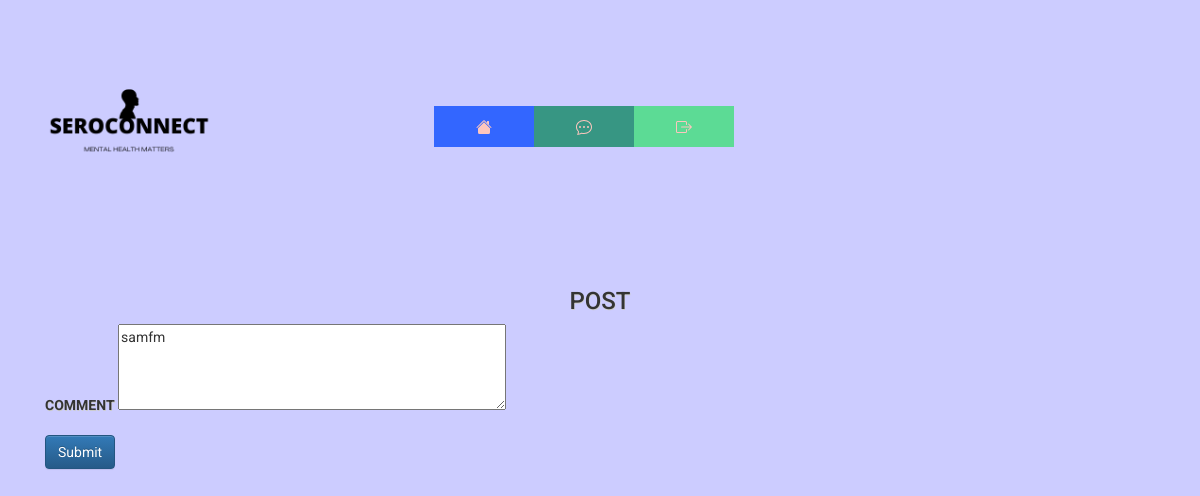
Page /comment/edit/1 (signed in) on the earlier database version.
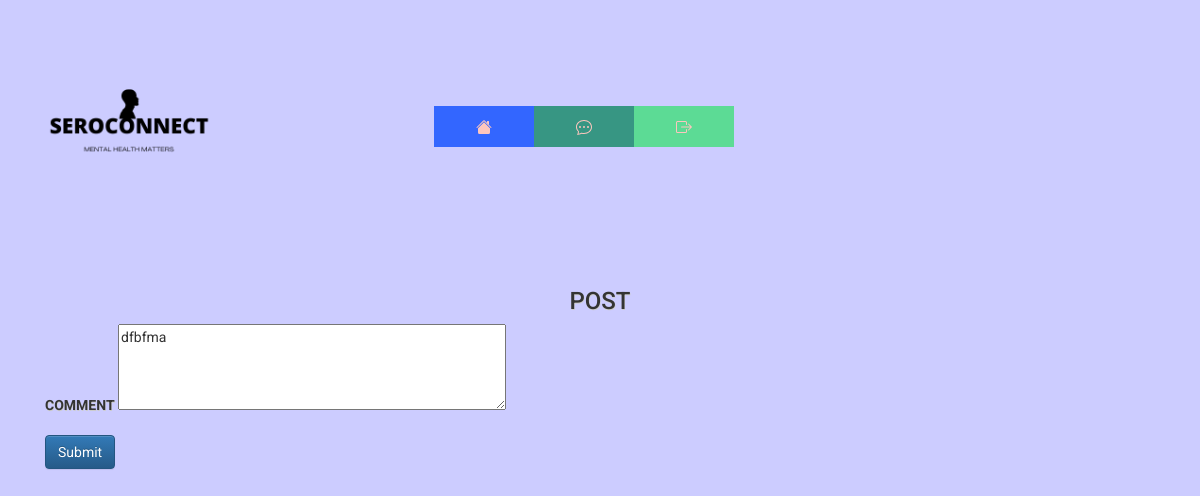
Same page on the later database version.
### website/database/models.py (models this page shows)
class Comment(db.Model):
    __tablename__='comments'
    id = db.Column(db.Integer, primary_key=True)
    text= db.Column(db.Text,nullable=False)
    user_id = db.Column(db.Integer, db.ForeignKey('user.id'))
    post_id = db.Column(db.Integer, db.ForeignKey('post.id'))
    post = db.relationship("Post", back_populates="comments")

### website/post/comments/comments.py (the view)
@comments.route('/comment/edit/<commentid>',methods=['GET', 'POST'])
@login_required
@check_confirmed
def editcomment(commentid):
    comment = Comment.query.filter_by(id=commentid).first()
    if request.method == 'GET':
        return render_template('forum/editcomments.html',comment=comment,user=current_user)
    else:
        text=request.form.get('comment')
        comment.text=text
        db.session.commit()
        return redirect(url_for('views.forum'))

### website/__init__.py (called while the page is built)
@login_manager.user_loader
def load_user(id):
    return User.query.get(int(id))

### website/templates/forum/editcomments.html
{% extends "base.html" %} {% block title %}SeroConnect{% endblock %}{% block content%}
<form action="{{ url_for('comments.editcomment',commentid=comment.id) }}" method="POST">
    <h3 align="center">Post</h3>
    <div class="form-group">
      <label for="comment">comment</label>
      <textarea id="comment" name="comment" rows="4" cols="50">{{comment.text}}</textarea>
    </div>
    <button type="submit" class="btn btn-primary">Submit</button>
</form>
{%endblock%}

Differences in the rows shown:
changed Comment: comment "samfm" → "dfbfma"
